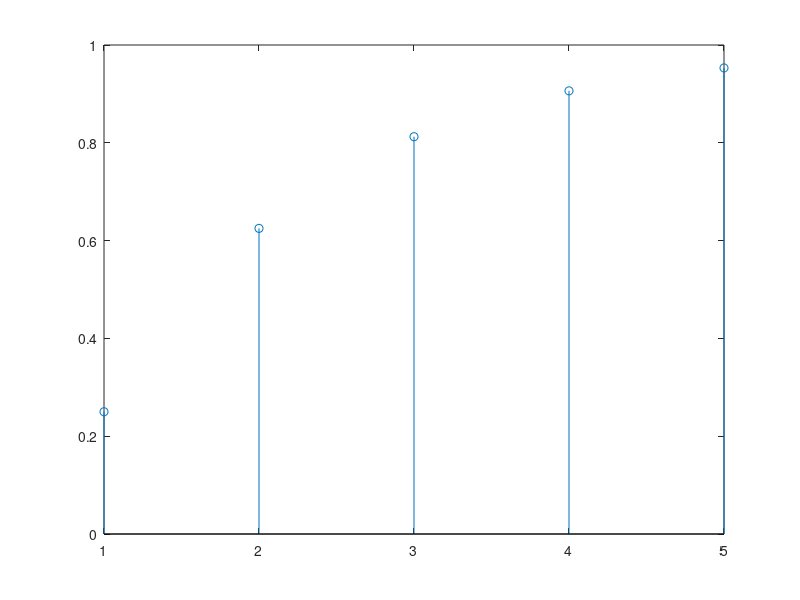

Write the MATLAB code that produced this figure.
clc
close all;

x_cof = [0.25, 0.25];
len_x_cof = length(x_cof);
y_cof = [1, -0.50];
len_y_cof = length(y_cof);
x = [1 1 1 1 1];
l = length(x);
initial_con = [];

x_cof = [x_cof, zeros(1, l - len_x_cof)];
y_cof = [y_cof, zeros(1, l - len_y_cof)];
y = zeros(1, l);
for i = 1 : length(initial_con)
        y(i) = initial_con(i);
end
for n = length(initial_con) + 1 : l
    x_sum = 0;
    y_sum = 0;
    for i = 2 : n
        y_sum = y_sum + (y_cof(i) * y(n - i + 1));
    end
    for i = 1 : n
        x_sum = x_sum + (x_cof(i) * x(n - i + 1));
    end
    y(n) = (x_sum - y_sum)/y_cof(1);
end
disp(y);
stem(y);
